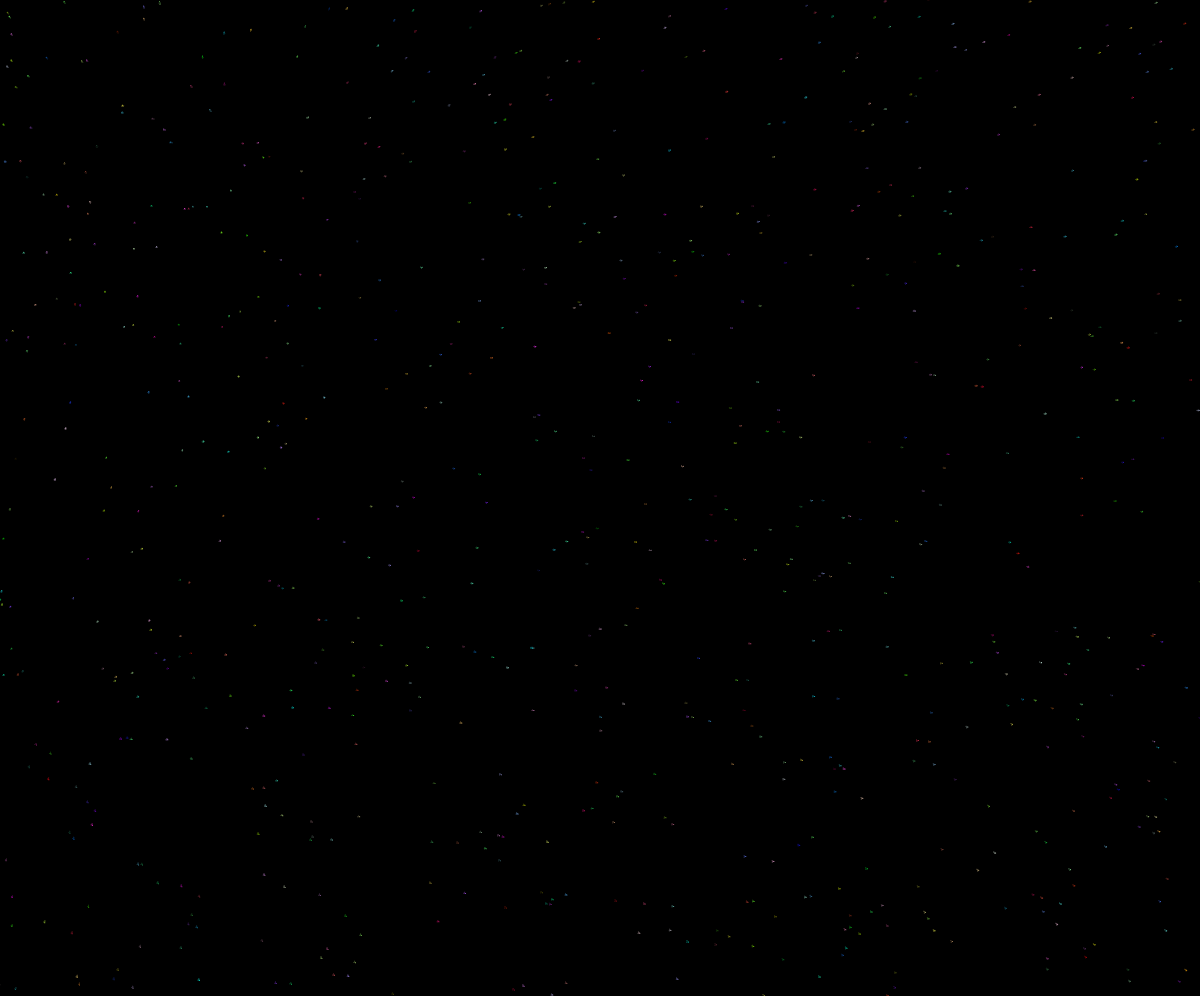
Frame 1 (no input)
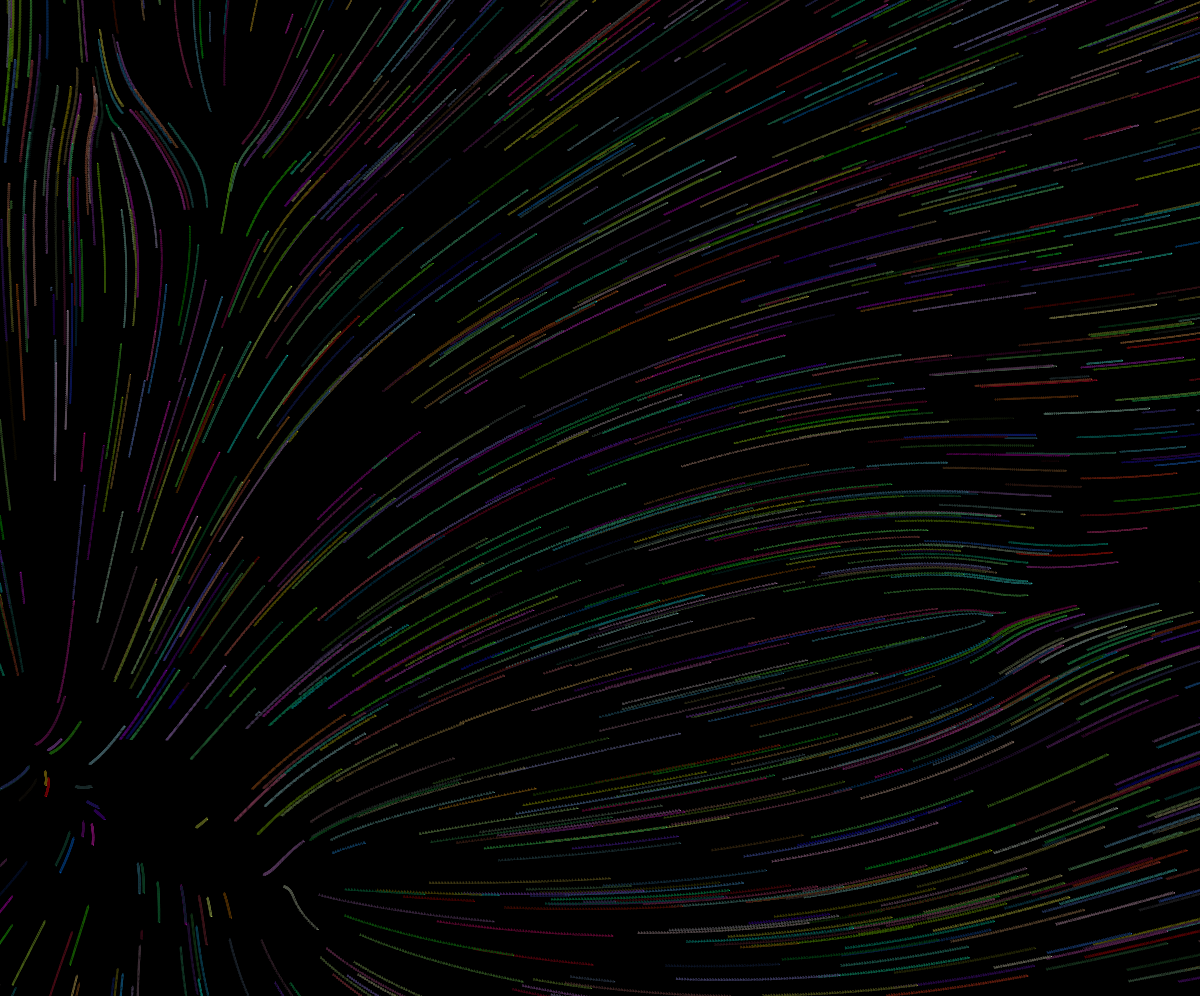
Frame 60 (no input)
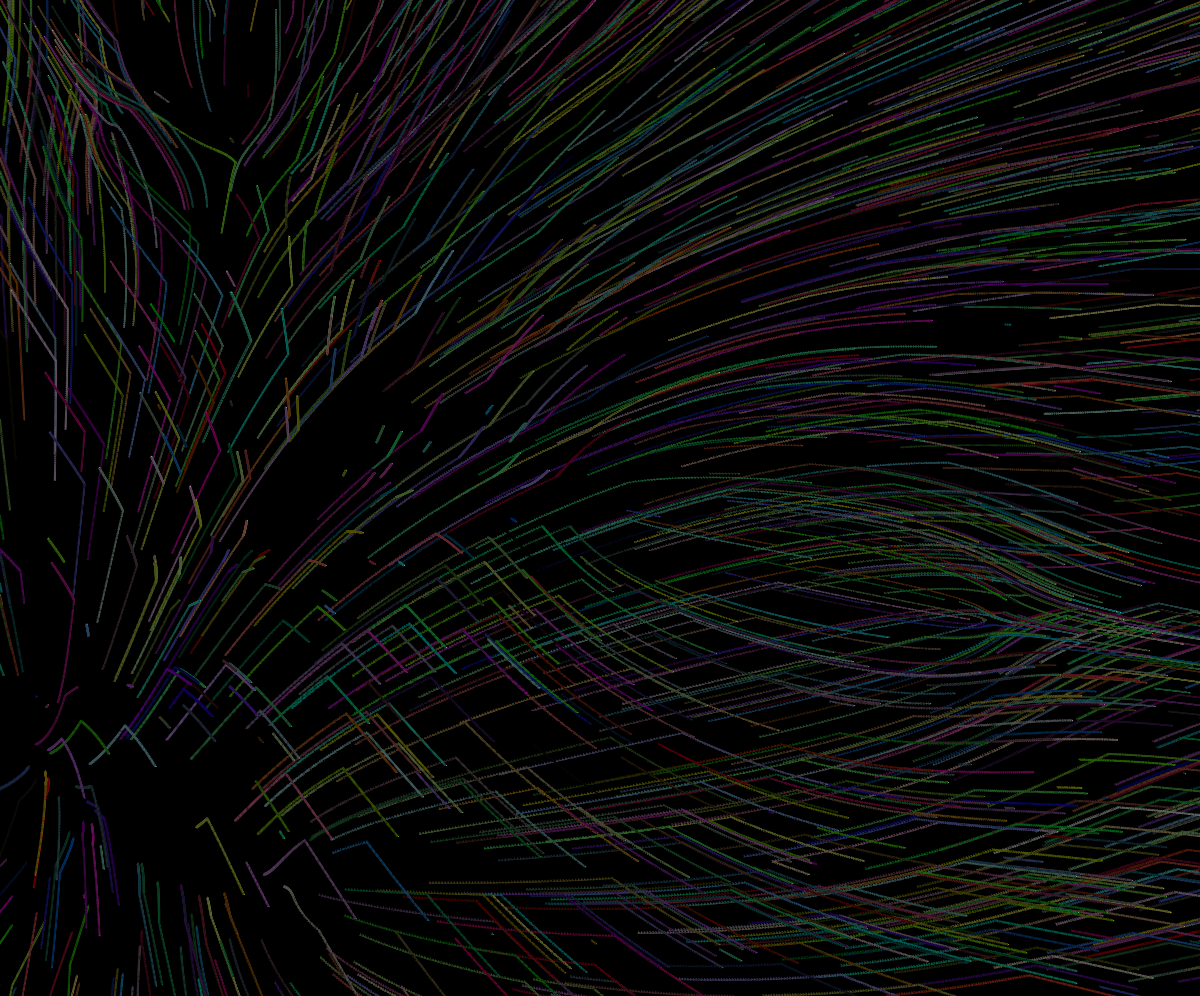
Frame 120 (the mouse pressed at the canvas centre since frame 60)

The p5.js sketch that drew these frames (run headless with seeded random() and noise() and a simulated clock; from frame 60 on, the mouse is pressed at the canvas centre):

// p5.js sketch
// ── sketch.js
class Blob {
  constructor(position,velocity) {
    this.position = position;
    this.velocity = velocity;
    this.acceleration = createVector(0,0);
    this.mass = 3e-26;
    this.oldPosition = this.position;
    this.colour = [random(255),random(255),random(255)];
  }
}

class Sink {
  constructor(position, rate) {
    this.rate = rate;
    this.position = position;
    this.type = "sink";
  }
}

class Source {
  constructor(position, rate) {
    this.rate = rate;
    this.position = position;
    this.type = "source";
  }
}

function setup() {
  createCanvas(window.innerWidth, window.innerHeight-4);

  background(0);

  n_blobs = 800;
  blobs = new Array(n_blobs);

  for (i = 0; i < n_blobs; i ++ ){
    
    blobs[i] = new Blob(createVector(random(window.innerWidth),random(window.innerHeight-4)),createVector(0,0));
  }

  n_sinks_sources = 5;

  sinks_sources = new Array(n_sinks_sources);

  for (i = 0; i < n_sinks_sources; i ++) {
    if(round(random(1)) == 1) {
      sinks_sources[i] = new Sink(createVector(random(window.innerWidth-20),random(window.innerHeight-20)), 5+random(5));
    } else {
      sinks_sources[i] = new Source(createVector(random(window.innerWidth-20), random(window.innerHeight-20)), 5+random(5));
    }
    
    

  }

}

function draw() {
  // could add viscosity?

  for (i = 0; i < n_blobs; i++) {
    for (j = 0; j < n_sinks_sources; j++) {
      stroke(0);
      point(blobs[i].oldPosition);

      stroke(blobs[i].colour[0],blobs[i].colour[1],blobs[i].colour[2]);
    

      speed = sinks_sources[j].rate / (2 * Math.PI * p5.Vector.sub(blobs[i].position, sinks_sources[j].position).mag());

      // points from blob to sink
      r_vector = p5.Vector.sub(sinks_sources[j].position, blobs[i].position);
      
      if (sinks_sources[j].type == "sink") {
        
        
        blobs[i].velocity = r_vector.mult(speed);
        blobs[i].position.add(blobs[i].velocity);
        point(blobs[i].position);

        blobs[i].oldPosition = blobs[i].position;
      } else {
        blobs[i].velocity = r_vector.mult(-speed);
        blobs[i].position.add(blobs[i].velocity);
        point(blobs[i].position);

        blobs[i].oldPosition = blobs[i].position;
      }
      
    }
  }

  for (i = 0; i < n_blobs; i ++) {
    for (j = 0; j < n_sinks_sources; j++) {
      // small tolerance in case blobs aren't perfectly at the sink
      if (round(blobs[i].position.x - sinks_sources[j].position.x) in [-2,-1,0,1,2] & round(blobs[i].position.y-sinks_sources[j].position.y) in [-2,-1,0,1,2]) {
        stroke(0);
        point(blobs[i].position);
        blobs[i] = new Blob(createVector(random(window.innerWidth),random(window.innerHeight-4)),createVector(0,0));
      } else if (blobs[i].position.x > window.innerWidth || blobs[i].position.y > window.innerHeight || blobs[i].position.x < 0 || blobs[i].position.y  < 0) {
        blobs[i] = new Blob(createVector(random(window.innerWidth),random(window.innerHeight-4)),createVector(0,0));
      }
    }
    
    
  } 

  if (mouseIsPressed == true) {
    sinks_sources[0].position.set(mouseX, mouseY);
  }
  


  
  
}
